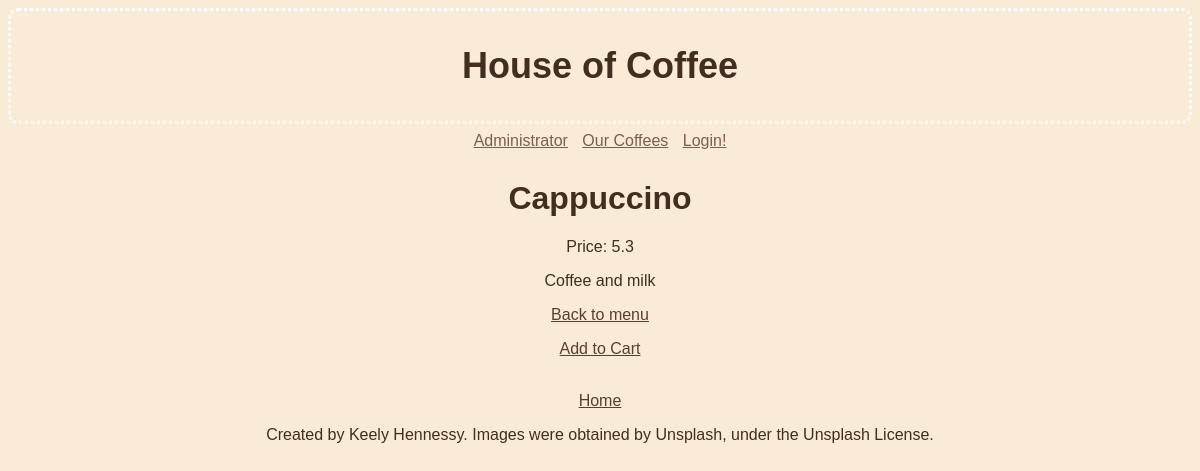
Page /order/2 on the committed database.
### tables this page shows
CREATE TABLE coffees
(
    coffee_id INTEGER PRIMARY KEY AUTOINCREMENT,
    name TEXT,
    price REAL,
    description TEXT
);

### app.py (the view)
@app.route("/order/<int:coffee_id>")
def order(coffee_id):
    db = get_db()
    order = db.execute("""SELECT * FROM coffees
                       WHERE coffee_id = ?;""", (coffee_id,)).fetchone()
    return render_template("order.html", coffee=order )

### app.py (called while the page is built)
@app.before_request
def load_logged_in_user():
    g.user = session.get("user_id", None)

### database.py (called while the page is built)
def get_db():
    if "db" not in g:
        g.db = sqlite3.connect(DATABASE,
            detect_types=sqlite3.PARSE_DECLTYPES
        )
        g.db.row_factory = sqlite3.Row
    return g.db

### templates/order.html
{% extends "base.html" %}
{% block main_content %}
    <h1>{{ coffee["name"] }}</h1>
    <p>
        Price: {{ coffee["price"] }}
    </p>
    <p>
        {{ coffee["description"] }}
    </p>
    <p><a href="{{ url_for('orders') }}">Back to menu</a></p>
    <p><a href="{{ url_for('extra', coffee_id=coffee['coffee_id']) }}">Add to Cart</a></p>
{% endblock %}

### static/styles.css (style rules this page uses)
body { background-color:antiquewhite; }
* { text-align: center; font-family: 'Franklin Gothic Medium', 'Arial Narrow', Arial, sans-serif; color: #422d1f; }
body::before { content: ''; position: fixed; top: 0; left: 0; width: 100%; height: 100%; background-image: url('nathanDumlaoUnsplash.jpg'); background-size: cover; opacity: 0.5; z-index: -1; }
a { color: #5c3e28; }

### rows in the picture
coffees: name "Cappuccino", price "5.3", description "Coffee and milk"
